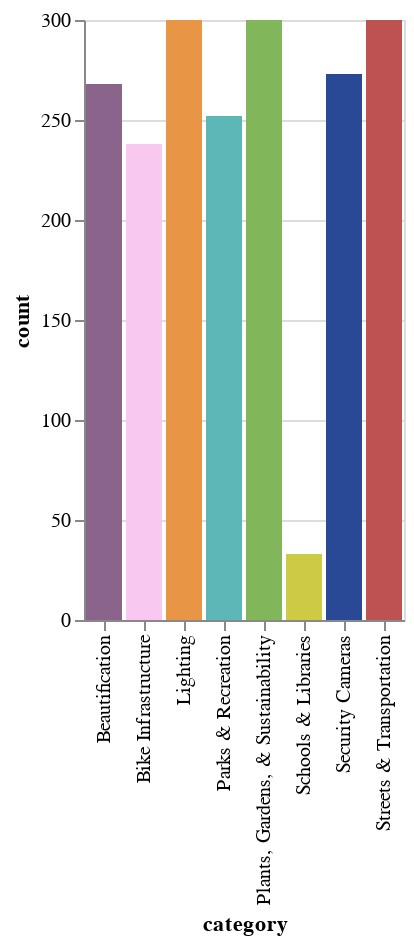

Notebook cell for this chart:
### Code cell
alt.Chart(count_cats).mark_bar().encode(
    x='category',
    y='count',
    color=alt.Color('color').scale(None),
    tooltip=['count'],
).interactive()

### Figure 1 — Vega-Lite specification as saved in the notebook (floating-point values rounded to 4 significant figures)
{"config": {"view": {"continuousWidth": 300, "continuousHeight": 300}}, "data": {"name": "data-921fd293a96b271cdedf6264183ec95a"}, "mark": {"type": "bar"}, "encoding": {"color": {"field": "color", "scale": null, "type": "nominal"}, "tooltip": [{"field": "count", "type": "quantitative"}], "x": {"field": "category", "type": "nominal"}, "y": {"field": "count", "type": "quantitative"}}, "params": [{"name": "param_1", "select": {"type": "interval", "encodings": ["x", "y"]}, "bind": "scales"}], "$schema": "https://vega.github.io/schema/vega-lite/v5.20.1.json", "datasets": {"data-921fd293a96b271cdedf6264183ec95a": [{"category": "Beautification", "color": "#8B648B", "count": 268}, {"category": "Bike Infrastructure", "color": "#F8C8F1", "count": 238}, {"category": "Lighting", "color": "#E89545", "count": 300}, {"category": "Parks & Recreation", "color": "#5DB7B7", "count": 252}, {"category": "Plants, Gardens, & Sustainability", "color": "#82B65B", "count": 300}, {"category": "Schools & Libraries", "color": "#cdcb44", "count": 33}, {"category": "Security Cameras", "color": "#294896", "count": 273}, {"category": "Streets & Transportation", "color": "#BE5151", "count": 300}]}}
